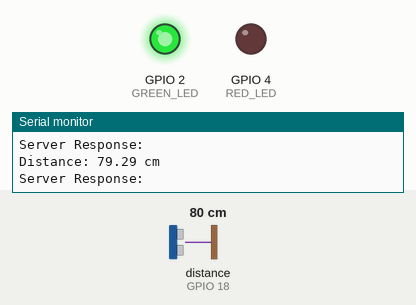
A sketch run on a simulated ESP32. Shown: output pins drawn as LEDs (lit = HIGH), the last lines printed to the serial monitor. Wiring (inferred from the names in the program): ultrasonic range finder: trigger GPIO 5; echo GPIO 18. The test bench sets the inputs (shaded band); at power-on: distance to the obstacle (sensor on GPIO 18) 80 cm. The echo pulse lasts 58.3 µs per cm; WiFi joins after 1.5 s; servers stay silent unless stated; uploads are accepted with an empty reply; pins used as bus, display or sensor lines are not drawn.

Above: at 2.7 s.
2.8 s: distance to the obstacle (sensor on GPIO 18) set to 12 cm
4.3 s: distance to the obstacle (sensor on GPIO 18) set to 9 cm
At 5.5 s:
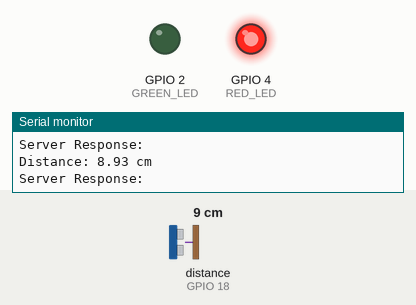
5.8 s: distance to the obstacle (sensor on GPIO 18) set to 18 cm
At 7.5 s:
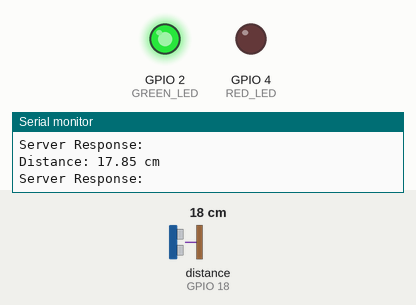
7.9 s: distance to the obstacle (sensor on GPIO 18) set to 2 cm
At 9.3 s:
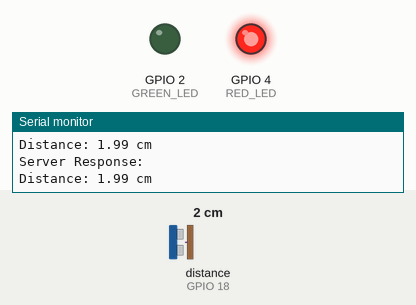
Timing chart, 0 to 10.9 s (numbered marks = the images above; inputs shaded):
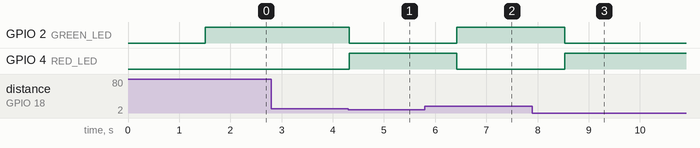

The sketch:

trash.ino
```cpp
#include <WiFi.h>
#include <HTTPClient.h>

#define TRIG_PIN 5
#define ECHO_PIN 18
#define GREEN_LED 2
#define RED_LED 4

const char* ssid = "arleudo";
const char* password = "12345678";
const char* serverUrl = "http://192.168.178.141:4444/trash";

void wifiConnect() {
  Serial.println("Connecting in wifi...");
  WiFi.begin(ssid, password);

  int tries = 0;
  while (WiFi.status() != WL_CONNECTED && tries < 20) {
    delay(500);
    Serial.print(".");
    tries++;
  }

  if (WiFi.status() == WL_CONNECTED) {
    Serial.println("\nWi-Fi connected!");
    Serial.print("Address IP: ");
    Serial.println(WiFi.localIP());
  } else {
    Serial.println("\nFail to connect at Wi-Fi.");
  }
}

void setup() {
  Serial.begin(9600);

  pinMode(TRIG_PIN, OUTPUT);
  pinMode(ECHO_PIN, INPUT);
  pinMode(GREEN_LED, OUTPUT);
  pinMode(RED_LED, OUTPUT);

  wifiConnect();
}

float checkDistance() {
  digitalWrite(TRIG_PIN, LOW);
  delayMicroseconds(2);
  digitalWrite(TRIG_PIN, HIGH);
  delayMicroseconds(10);
  digitalWrite(TRIG_PIN, LOW);

  long duration = pulseIn(ECHO_PIN, HIGH, 30000);
  float distance = duration * 0.034 / 2;
  return distance;
}

void sendPutRequest(const String& status) {
  HTTPClient http;
  http.begin(serverUrl);
  http.addHeader("Content-Type", "application/json");

  String putData = "{\"id\": \"1\", \"status\": \"" + status + "\"}";

  int httpResponseCode = http.PUT(putData);

  if (httpResponseCode > 0) {
    String response = http.getString();
    Serial.println("Server Response:");
    Serial.println(response);
  } else {
    Serial.print("Error in PUT request. Code: ");
    Serial.println(httpResponseCode);
  }

  http.end();
}

void loop() {
  float distance = checkDistance();
  Serial.print("Distance: ");
  Serial.print(distance);
  Serial.println(" cm");

  if (distance > 0 && distance < 10.0) {
    digitalWrite(GREEN_LED, LOW);
    digitalWrite(RED_LED, HIGH);
    sendPutRequest("full");
  } else {
    digitalWrite(GREEN_LED, HIGH);
    digitalWrite(RED_LED, LOW);
    sendPutRequest("empty");
  }

  delay(500);
}
```

Measured:
- the behaviour switches between 11 and 10 cm on distance to the obstacle (sensor on GPIO 18) (found by bisection; images 0 and 1)
- after the input at 4.3 s, GPIO 2 (GREEN_LED): HIGH → LOW at once; GPIO 4 (RED_LED): LOW → HIGH at once
- after the input at 5.8 s, GPIO 2 (GREEN_LED): LOW → HIGH after 0.62 s; GPIO 4 (RED_LED): HIGH → LOW after 0.62 s
- after the input at 7.9 s, GPIO 2 (GREEN_LED): HIGH → LOW after 0.63 s; GPIO 4 (RED_LED): LOW → HIGH after 0.63 s
